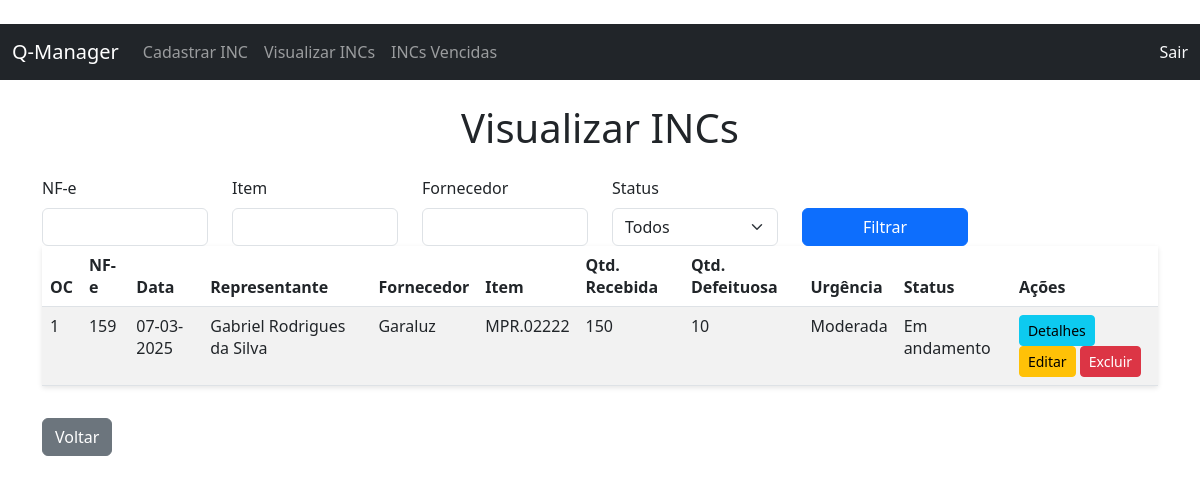
The app's page /visualizar_incs (signed in), older data.
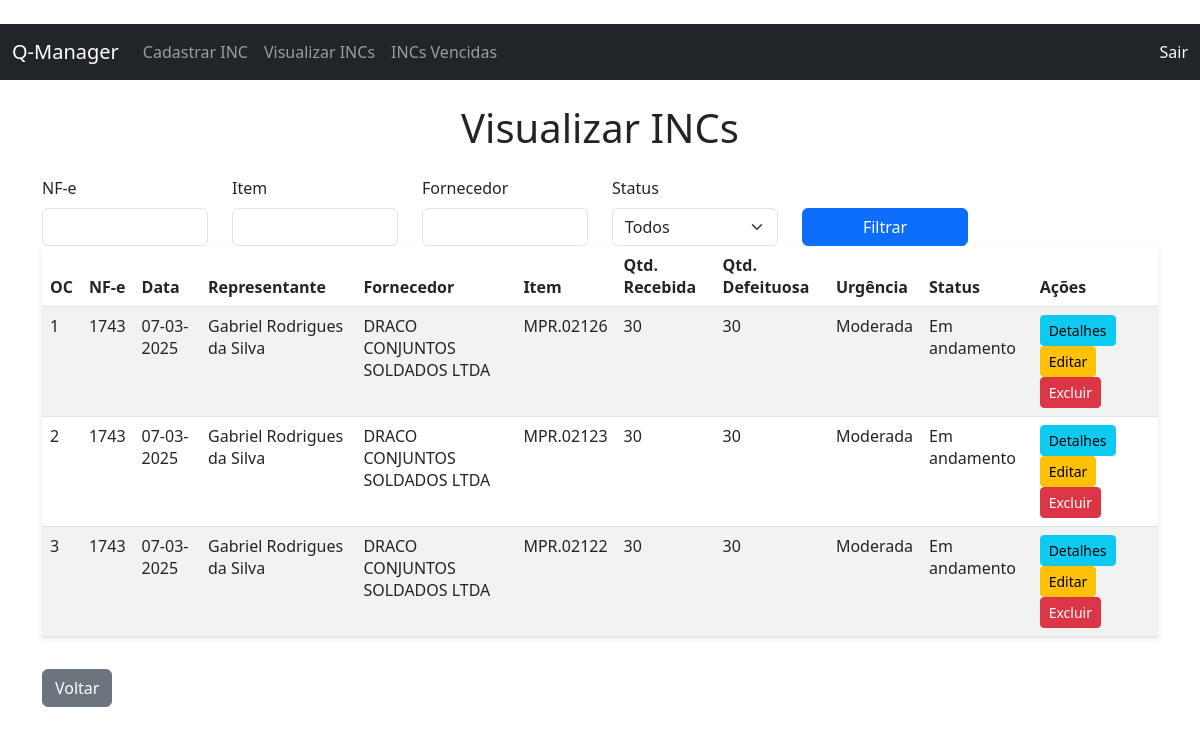
The same page, newer data.
### tables this page shows
CREATE TABLE inc (
	id INTEGER NOT NULL, 
	nf INTEGER NOT NULL, 
	data VARCHAR(10) NOT NULL, 
	representante VARCHAR(100) NOT NULL, 
	fornecedor VARCHAR(100) NOT NULL, 
	item VARCHAR(20) NOT NULL, 
	quantidade_recebida INTEGER NOT NULL, 
	quantidade_com_defeito INTEGER NOT NULL, 
	descricao_defeito TEXT, 
	urgencia VARCHAR(20), 
	acao_recomendada TEXT, 
	fotos TEXT, 
	status VARCHAR(20), 
	created_at DATETIME, 
	oc INTEGER NOT NULL, 
	PRIMARY KEY (id), 
	UNIQUE (oc)
);

### web_inc_manager/app.py (the view)
@app.route('/visualizar_incs')
@login_required
def visualizar_incs():
    nf = request.args.get('nf')
    item = request.args.get('item')
    fornecedor = request.args.get('fornecedor')
    status = request.args.get('status')
    query = INC.query
    if nf:
        query = query.filter_by(nf=int(nf))
    if item:
        query = query.filter(INC.item.ilike(f'%{item}%'))
    if fornecedor:
        query = query.filter(INC.fornecedor.ilike(f'%{fornecedor}%'))
    if status:
        query = query.filter_by(status=status)
    incs = query.all()
    return render_template('visualizar_incs.html', incs=incs)

### web_inc_manager/app.py (called while the page is built)
@app.context_processor
def inject_settings():
    settings = {s.element: s for s in LayoutSetting.query.all()}
    return dict(settings=settings)

@login_manager.user_loader
def load_user(user_id):
    return User.query.get(int(user_id))

### web_inc_manager/templates/visualizar_incs.html (shortened to what this page needs)
﻿{% extends "base.html" %}
{% block content %}
<h1 class="text-center mb-4">Visualizar INCs</h1>
<table class="table table-striped">
    <thead>
        <tr>
            <th>OC</th>
            <th>NF-e</th>
            <th>Data</th>
            <th>Representante</th>
            <th>Fornecedor</th>
            <th>Item</th>
            <th>Qtd. Recebida</th>
            <th>Qtd. Defeituosa</th>
            <th>Urgência</th>
            <th>Status</th>
            <th>Ações</th>
        </tr>
    </thead>
    <tbody>
        {% for inc in incs %}
        <tr>
            <td>{{ inc.oc }}</td>
            <td>{{ inc.nf }}</td>
            <td>{{ inc.data }}</td>
            <td>{{ inc.representante }}</td>
            <td>{{ inc.fornecedor }}</td>
            <td>{{ inc.item }}</td>
            <td>{{ inc.quantidade_recebida }}</td>
            <td>{{ inc.quantidade_com_defeito }}</td>
            <td>{{ inc.urgencia }}</td>
            <td>{{ inc.status }}</td>
            <td>
                <a href="{{ url_for('detalhes_inc', inc_id=inc.id) }}" class="btn btn-info btn-sm">Detalhes</a>
                <a href="{{ url_for('editar_inc', inc_id=inc.id) }}" class="btn btn-warning btn-sm">Editar</a>
                <form action="{{ url_for('excluir_inc', inc_id=inc.id) }}" method="POST" style="display:inline;">
                    <button type="submit" class="btn btn-danger btn-sm" onclick="return confirm('Tem certeza?');">Excluir</button>
                </form>
            </td>
        </tr>
        {% endfor %}
    </tbody>
<form method="GET" class="mb-4">
    <div class="row">
        <div class="col-md-2">
            <label for="nf" class="form-label">NF-e</label>
            <input type="number" class="form-control" id="nf" name="nf" value="{{ request.args.get('nf', '') }}">
        </div>
        <div class="col-md-2">
            <label for="item" class="form-label">Item</label>
            <input type="text" class="form-control" id="item" name="item" value="{{ request.args.get('item', '') }}">
        </div>
        <div class="col-md-2">
            <label for="fornecedor" class="form-label">Fornecedor</label>
            <input type="text" class="form-control" id="fornecedor" name="fornecedor" value="{{ request.args.get('fornecedor', '') }}">
        </div>
        <div class="col-md-2">
            <label for="status" class="form-label">Status</label>
            <select class="form-select" id="status" name="status">
                <option value="">Todos</option>
            </select>
        </div>
        <div class="col-md-2 align-self-end">
            <button type="submit" class="btn btn-primary w-100">Filtrar</button>
        </div>
    </div>
</form>
<a href="{{ url_for('main_menu') }}" class="btn btn-secondary">Voltar</a>
{% endblock %}

### web_inc_manager/templates/base.html (shortened to what this page needs)
﻿<!DOCTYPE html>
<html lang="en">
<head>
    <link href="https://cdn.jsdelivr.net/npm/bootstrap@5.3.0/dist/css/bootstrap.min.css" rel="stylesheet">
    <link rel="stylesheet" href="{{ url_for('static', filename='css/style.css') }}">
</head>
<body>
    <nav class="navbar navbar-expand-lg navbar-dark bg-dark">
        <div class="container-fluid">
            <a class="navbar-brand" href="{{ url_for('main_menu') }}">Q-Manager</a>
            <div class="collapse navbar-collapse">
                {% if current_user.is_authenticated %}
                <ul class="navbar-nav me-auto">
                    <li class="nav-item"><a class="nav-link" href="{{ url_for('cadastro_inc') }}">Cadastrar INC</a></li>
                    <li class="nav-item"><a class="nav-link" href="{{ url_for('visualizar_incs') }}">Visualizar INCs</a></li>
                    <li class="nav-item"><a class="nav-link" href="{{ url_for('expiracao_inc') }}">INCs Vencidas</a></li>
                </ul>
                <a class="nav-link text-light" href="{{ url_for('logout') }}">Sair</a>
                {% endif %}
            </div>
        </div>
    </nav>
    <div class="container mt-4">
        {% block content %}{% endblock %}
    </div>
</body>
</html>

### web_inc_manager/static/css/style.css (style rules this page uses)
body { transition: background-color 0.3s, color 0.3s; }
.btn { transition: transform 0.2s; }
.table { box-shadow: 0 2px 5px rgba(0,0,0,0.1); }

Row changes from the older to the newer data that the page shows:
removed inc: oc "1", nf "159", data "07-03-2025", representante "Gabriel Rodrigues da Silva", fornecedor "Garaluz", item "MPR.02222", quantidade_recebida "150", quantidade_com_defeito "10", urgencia "Moderada", status "Em andamento"
added inc: oc "1", nf "1743", data "07-03-2025", representante "Gabriel Rodrigues da Silva", fornecedor "DRACO CONJUNTOS SOLDADOS LTDA", item "MPR.02126", quantidade_recebida "30", quantidade_com_defeito "30", urgencia "Moderada", status "Em andamento"
added inc: oc "2", nf "1743", data "07-03-2025", representante "Gabriel Rodrigues da Silva", fornecedor "DRACO CONJUNTOS SOLDADOS LTDA", item "MPR.02123", quantidade_recebida "30", quantidade_com_defeito "30", urgencia "Moderada", status "Em andamento"
added inc: oc "3", nf "1743", data "07-03-2025", representante "Gabriel Rodrigues da Silva", fornecedor "DRACO CONJUNTOS SOLDADOS LTDA", item "MPR.02122", quantidade_recebida "30", quantidade_com_defeito "30", urgencia "Moderada", status "Em andamento"
